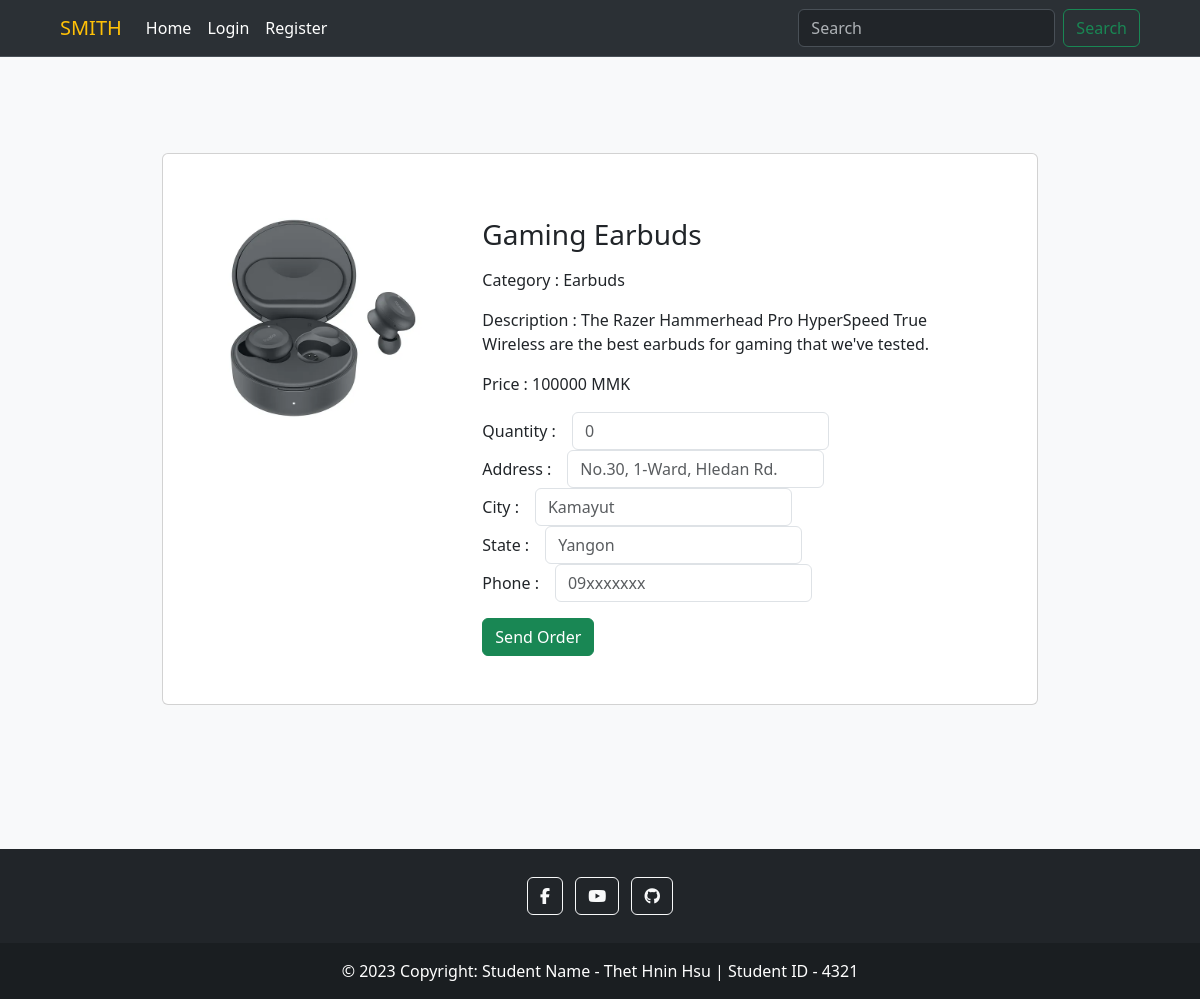
The app's page /app/orderpage/2/ with its own data.
### app/models.py (models this page shows, shortened)
class ProductModel(models.Model):
    id = models.AutoField(primary_key=True)
    name = models.CharField(max_length=100)
    description = models.TextField()
    price = models.IntegerField()
    image = models.ImageField(default=None, blank=True)
    category = models.ForeignKey(CategoryModel, on_delete=models.CASCADE, default=None)
    created_at = models.DateTimeField(default=datetime.now)

class CategoryModel(models.Model):
    id = models.AutoField(primary_key=True)
    name = models.CharField(max_length=100)
    created_at = models.DateTimeField(default=datetime.now)
    def __str__(self):
        return self.name

### app/views.py (the view)
# urls.py: path('app/orderpage/<int:product_id>/', views.orderpage),
def orderpage(request, product_id):
    products = ProductModel.objects.get(id=product_id)
    return render(request, 'order.html', {'products':products})

### app/templates/order.html (shortened to what this page needs)
{% extends 'home.html' %}
{% load humanize %}
{% block body %}
    <div class="container my-5 mx-auto d-flex justify-content-center row"style="width: 900px">
        <div class="card mb-5">
            <div class="card-body p-5">
                <div class="row">
                    <div class="col-lg-3">
                        {% if products.image %}
                            <img src="/static/image/{{products.image}}" width="200px" class="my-3">
                        {% endif %}
                    </div>
                    <div class="col-lg-8 offset-lg-1 mt-3">
                        <h3 class="mb-3">{{ products.name }}</h3>
                        <p class="card-title mb-3">Category : {{ products.category }}</p>
                        <p class="card-text mb-3">Description : {{ products.description }}</p>
                        <p class="card-text mb-3">Price : {{ products.price }} MMK</p>
                        <form method="POST" action="/app/order/{{products.id}}/">
                            <div class="row g-3 align-items-center">
                                <div class="col-auto">
                                  <label for="quantity" class="col-form-label">Quantity : </label>
                                </div>
                                <div class="col-auto">
                                  <input type="number" name="quantity" id="quantity" class="form-control" placeholder="0" aria-describedby="passwordHelpInline" required>
                                </div>
                            </div>
                            <div class="row g-3 align-items-center">
                                <div class="col-auto">
                                  <label for="address" class="col-form-label">Address : </label>
                                </div>
                                <div class="col-auto">
                                  <input type="text" name="address" id="address" class="form-control" placeholder="No.30, 1-Ward, Hledan Rd." aria-describedby="passwordHelpInline" required>
                                </div>
                            </div>
                            <div class="row g-3 align-items-center">
                                <div class="col-auto">
                                  <label for="city" class="col-form-label">City : </label>
                                </div>
                                <div class="col-auto">
                                  <input type="text" name="city" id="city" class="form-control" placeholder="Kamayut" aria-describedby="passwordHelpInline" required>
                                </div>
                            </div>
                            <div class="row g-3 align-items-center">
                                <div class="col-auto">
                                  <label for="state" class="col-form-label">State : </label>
                                </div>
                                <div class="col-auto">
                                  <input type="text" name="state" id="state" class="form-control" placeholder="Yangon" aria-describedby="passwordHelpInline" required>
                                </div>
                            </div>
                            <div class="row g-3 align-items-center">
                                <div class="col-auto">
                                  <label for="phone" class="col-form-label">Phone : </label>
                                </div>
                                <div class="col-auto">
                                  <input type="number" name="phone" id="phone" class="form-control" placeholder="09xxxxxxx" aria-describedby="passwordHelpInline" required>
                                </div>
                            </div>
                            <button class="btn btn-success mt-3" type="submit">Send Order</button>
                        </form>
                    </div>
                </div>
            </div>
        </div>
    </div>
{% endblock %}

### records on screen
ProductModel: image (picture), name "Gaming Earbuds", category "Earbuds", description "The Razer Hammerhead Pro HyperSpeed True Wireless are the best earbuds for gaming that we've tested.", price "100000"
